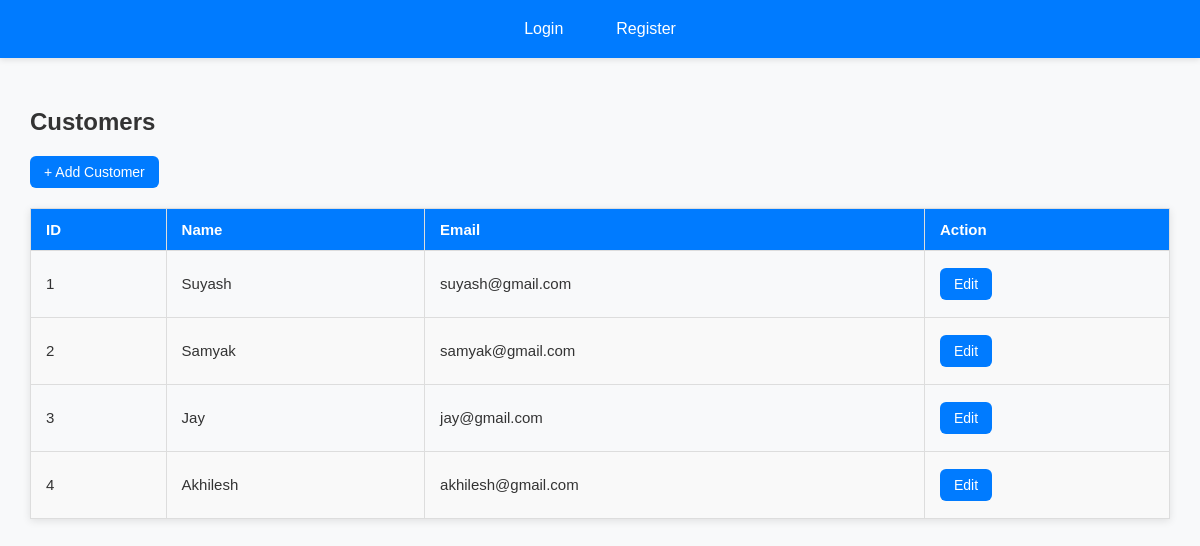
Page /admin/customers/ on the committed database.
### app/admin/customers/models.py (models this page shows)
class Customer(db.Model):
    id = db.Column(db.Integer, primary_key=True)
    name = db.Column(db.String(150), nullable=False)
    email = db.Column(db.String(120), unique=True, nullable=False)
    password = db.Column(db.String(200), nullable=False)

### app/admin/customers/routes.py (the view)
@customers_bp.route("/")
def manage_customers():
    customers = Customer.query.all()
    return render_template("manage_customer.html", customers = customers)

### app/admin/customers/templates/manage_customer.html (shortened to what this page needs)
{% extends "base.html" %}
{% block content %}
<h2 class="page-title">Customers</h2>
<a href="{{ url_for('customers.add_customer') }}" class="btn">+ Add Customer</a>
<table class="styled-table">
    <thead>
        <tr>
            <th>ID</th><th>Name</th><th>Email</th><th>Action</th>
        </tr>
    </thead>
    <tbody>
        {% for customer in customers %}
        <tr>
            <td>{{ customer.id }}</td>
            <td>{{ customer.name }}</td>
            <td>{{ customer.email }}</td>
            <td>
                <a href="{{ url_for('customers.edit_customer', id=customer.id) }}" class="btn btn-edit">Edit</a>
            </td>
        </tr>
        {% endfor %}
    </tbody>
</table>
{% endblock %}

### app/static/style.css (style rules this page uses)
body { font-family: Arial, sans-serif; margin: 20px; }
table { border-collapse: collapse; }
table, th, td { border: 1px solid black; padding: 5px; }
a { text-decoration: none; color: blue; }

### app/templates/base.html (style rules this page uses)
body { margin: 0; font-family: Arial, sans-serif; background: #f8f9fa; color: #333; }

### app/admin/customers/templates/manage_customer.html (style rules this page uses)
.page-title { font-size: 24px; margin-bottom: 15px; color: #333; }
.btn { display: inline-block; padding: 8px 14px; margin: 5px 0; font-size: 14px; text-decoration: none; border-radius: 6px; background: #007bff; color: white; transition: background 0.3s ease; }
.btn-edit { background: #007bff; }
.styled-table { width: 100%; border-collapse: collapse; margin-top: 15px; font-size: 15px; box-shadow: 0 2px 8px rgba(0,0,0,0.1); }
.styled-table thead tr { background-color: #007bff; color: #ffffff; text-align: left; }
.styled-table th, .styled-table td { padding: 12px 15px; border: 1px solid #ddd; }
.styled-table tbody tr:nth-child(even) { background-color: #f9f9f9; }

### rows in the picture
Customer: id "1", name "Suyash", email "suyash@gmail.com"
Customer: id "2", name "Samyak", email "samyak@gmail.com"
Customer: id "3", name "Jay", email "jay@gmail.com"
Customer: id "4", name "Akhilesh", email "akhilesh@gmail.com"
